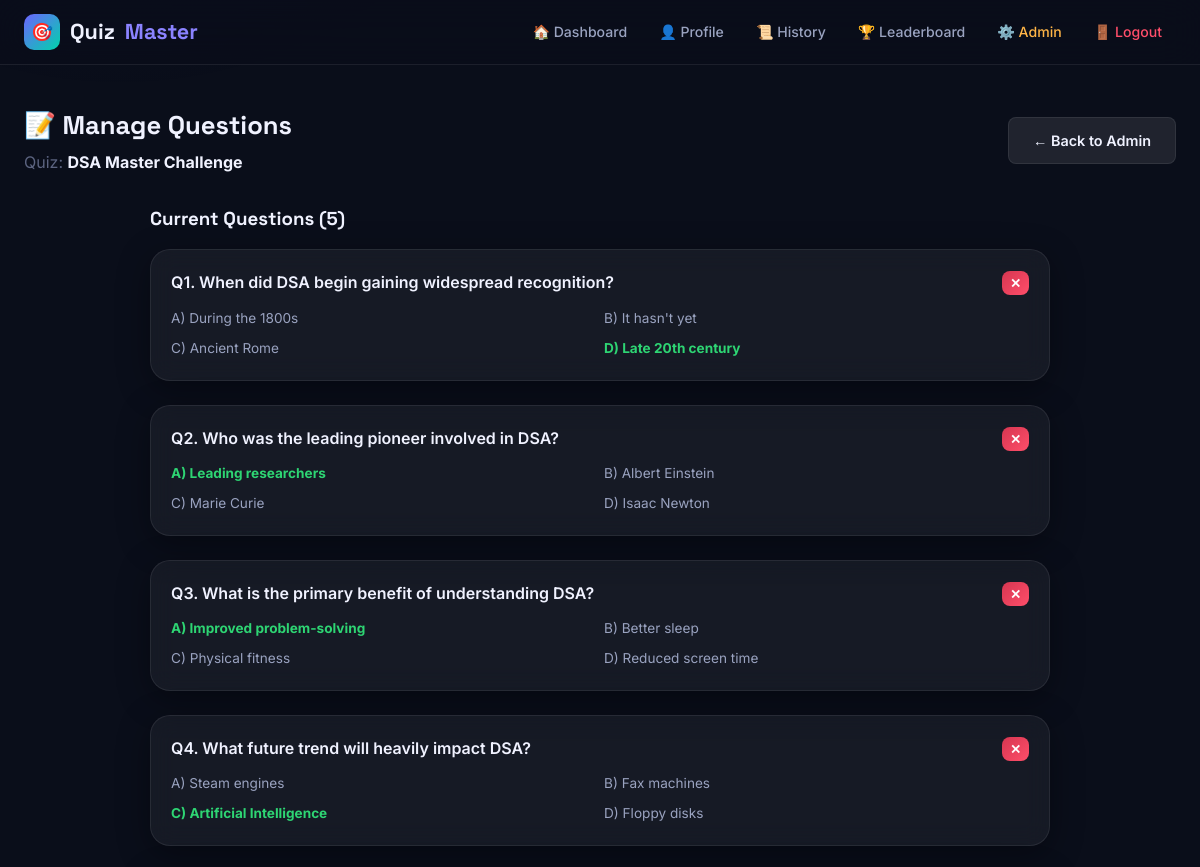
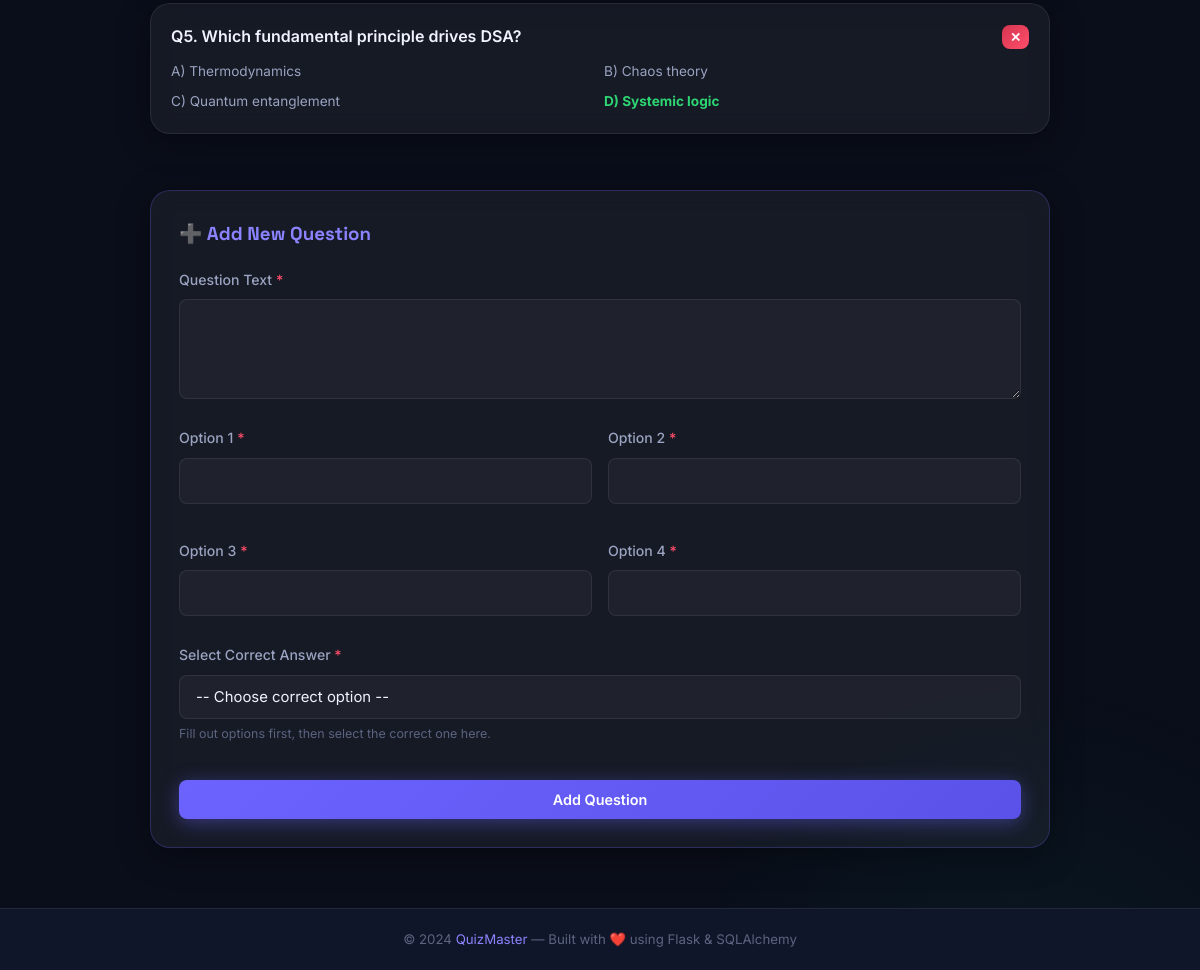
Screenshot of /admin/quiz/6/questions (signed in) with the database file from the repository (2 pictures, top to bottom).
### models.py (models this page shows, shortened)
class Quiz(db.Model):
    __tablename__ = 'quizzes'
    id = db.Column(db.Integer, primary_key=True)
    title = db.Column(db.String(200), nullable=False)
    description = db.Column(db.Text, nullable=False)
    time_limit = db.Column(db.Integer, default=0)  # 0 = no limit, else seconds
    created_at = db.Column(db.DateTime, default=datetime.utcnow)
    questions = db.relationship('Question', backref='quiz', lazy=True, cascade='all, delete-orphan')
    results = db.relationship('Result', backref='quiz', lazy=True, cascade='all, delete-orphan')

class Question(db.Model):
    __tablename__ = 'questions'
    id = db.Column(db.Integer, primary_key=True)
    quiz_id = db.Column(db.Integer, db.ForeignKey('quizzes.id'), nullable=False)
    question_text = db.Column(db.Text, nullable=False)
    option1 = db.Column(db.String(300), nullable=False)
    option2 = db.Column(db.String(300), nullable=False)
    option3 = db.Column(db.String(300), nullable=False)
    option4 = db.Column(db.String(300), nullable=False)
    correct_answer = db.Column(db.String(300), nullable=False)

### app.py (the view, shortened to what this page needs)
@app.route('/admin/quiz/<int:quiz_id>/questions', methods=['GET', 'POST'])
@admin_required
def admin_questions(quiz_id):
    quiz = Quiz.query.get_or_404(quiz_id)
    return render_template('admin_questions.html', quiz=quiz)

### app.py (called while the page is built)
def admin_required(f):
    @wraps(f)
    def decorated(*args, **kwargs):
        if 'user_id' not in session:
            flash('Please log in to continue.', 'warning')
            return redirect(url_for('login'))
        if not session.get('is_admin'):
            flash('Admin access required.', 'danger')
            return redirect(url_for('dashboard'))
        return f(*args, **kwargs)
    return decorated

### templates/admin_questions.html (shortened to what this page needs)
{% extends 'base.html' %}
{% block content %}
<div class="container">
  <div class="admin-header fade-in">
    <div>
      <h1 style="font-family:'Space Grotesk',sans-serif; font-size:1.6rem;">📝 Manage Questions</h1>
      <p style="color:var(--text-muted); margin-top:4px;">Quiz: <strong style="color:var(--text-primary)">{{ quiz.title }}</strong></p>
    </div>
    <a href="{{ url_for('admin') }}" class="btn btn-secondary">← Back to Admin</a>
  </div>
  <div style="display:grid; grid-template-columns: 1fr; gap:32px; max-width:900px; margin:0 auto;" class="admin-q-grid">
    <div>
      <h3 style="font-family:'Space Grotesk',sans-serif; margin-bottom:16px;">Current Questions ({{ quiz.questions|length }})</h3>
      {% if quiz.questions %}
        {% for q in quiz.questions %}
        <div class="card mb-3 fade-in" style="padding:20px; animation-delay:{{ loop.index0 * 0.05 }}s">
          <div style="display:flex; justify-content:space-between; align-items:flex-start; margin-bottom:12px;">
            <div style="font-weight:600;">Q{{ loop.index }}. {{ q.question_text }}</div>
            <form method="POST" action="{{ url_for('delete_question', q_id=q.id) }}">
              <button type="submit" class="btn btn-danger btn-sm confirm-delete" style="padding:4px 8px;">✕</button>
            </form>
          </div>
          <div style="display:grid; grid-template-columns:1fr 1fr; gap:8px; font-size:0.85rem; color:var(--text-secondary);">
            <div style="{% if q.option1 == q.correct_answer %}color:var(--success);font-weight:bold;{% endif %}">A) {{ q.option1 }}</div>
            <div style="{% if q.option2 == q.correct_answer %}color:var(--success);font-weight:bold;{% endif %}">B) {{ q.option2 }}</div>
            <div style="{% if q.option3 == q.correct_answer %}color:var(--success);font-weight:bold;{% endif %}">C) {{ q.option3 }}</div>
            <div style="{% if q.option4 == q.correct_answer %}color:var(--success);font-weight:bold;{% endif %}">D) {{ q.option4 }}</div>
          </div>
        </div>
        {% endfor %}
      {% else %}
        <div class="empty-state card fade-in" style="padding:40px 20px;">
          <p>No questions added yet. Use the form below to add one.</p>
        </div>
      {% endif %}
    </div>
    <div class="card fade-in" style="border-color:var(--accent-glow);">
      <h3 style="font-family:'Space Grotesk',sans-serif; margin-bottom:20px; color:var(--accent-light);">➕ Add New Question</h3>
      <form method="POST" action="{{ url_for('admin_questions', quiz_id=quiz.id) }}" id="add-q-form">
        <div class="form-group">
          <label class="form-label" for="question_text">Question Text <span class="text-danger">*</span></label>
          <textarea id="question_text" name="question_text" class="form-control" rows="2" required></textarea>
        </div>
        <div style="display:grid; grid-template-columns:1fr 1fr; gap:16px;">
          <div class="form-group">
            <label class="form-label" for="opt1">Option 1 <span class="text-danger">*</span></label>
            <input type="text" id="opt1" name="option1" class="form-control q-opt-input" required>
          </div>
          <div class="form-group">
            <label class="form-label" for="opt2">Option 2 <span class="text-danger">*</span></label>
            <input type="text" id="opt2" name="option2" class="form-control q-opt-input" required>
          </div>
          <div class="form-group">
            <label class="form-label" for="opt3">Option 3 <span class="text-danger">*</span></label>
            <input type="text" id="opt3" name="option3" class="form-control q-opt-input" required>
          </div>
          <div class="form-group">
            <label class="form-label" for="opt4">Option 4 <span class="text-danger">*</span></label>
            <input type="text" id="opt4" name="option4" class="form-control q-opt-input" required>
          </div>
        </div>
        <div class="form-group" style="margin-top:8px;">
          <label class="form-label" for="correct_answer">Select Correct Answer <span class="text-danger">*</span></label>
          <select id="correct_answer" name="correct_answer" class="form-control" style="appearance:none; cursor:pointer;" required>
            <option value="">-- Choose correct option --</option>
          </select>
          <div class="form-hint">Fill out options first, then select the correct one here.</div>
        </div>
        <button type="submit" class="btn btn-primary" style="width:100%; margin-top:16px;" id="add-q-btn">Add Question</button>
      </form>
    </div>
  </div>
</div>
{% endblock %}

### static/css/style.css (style rules this page uses)
:root { --bg-primary: #0a0e1a; --bg-secondary: #0f1629; --bg-card: rgba(255,255,255,0.05); --bg-card-hover: rgba(255,255,255,0.09); --accent: #6c63ff; --accent-light: #8b83ff; --accent-glow: rgba(108,99,255,0.25); --accent2: #00d4aa; --accent2-light: #33dfc0; --danger: #ff4e6a; --warning: #ffb547; --success: #2ed573; --info: #4ecdc4; --text-primary: #f0f2ff; --text-secondary: #9aa3c0; --text-muted: #5c6480; --border: rgba(255,255,255,0.08); --border-active: rgba(108,99,255,0.5); --radius-sm: 8px; --radius-md: 14px; --radius-lg: 20px; --radius-xl: 28px; --shadow-card: 0 8px 32px rgba(0,0,0,0.35); --shadow-glow: 0 0 30px rgba(108,99,255,0.2); --shadow-btn: 0 4px 20px rgba(108,99,255,0.4); --transition: all 0.25s cubic-bezier(0.4, 0, 0.2, 1); --transition-slow: all 0.45s cubic-bezier(0.4, 0, 0.2, 1); }
*, *::before, *::after { box-sizing: border-box; margin: 0; padding: 0; }
html { scroll-behavior: smooth; }
body { font-family: 'Inter', sans-serif; background: var(--bg-primary); color: var(--text-primary); min-height: 100vh; line-height: 1.6; overflow-x: hidden; }
body::before { content: ''; position: fixed; top: -50%; left: -20%; width: 60%; height: 60%; background: radial-gradient(circle, rgba(108,99,255,0.08) 0%, transparent 70%); pointer-events: none; z-index: 0; }
body::after { content: ''; position: fixed; bottom: -30%; right: -10%; width: 50%; height: 50%; background: radial-gradient(circle, rgba(0,212,170,0.06) 0%, transparent 70%); pointer-events: none; z-index: 0; }
a { color: var(--accent-light); text-decoration: none; transition: var(--transition); }
.container { width: 100%; max-width: 1200px; margin: 0 auto; padding: 0 24px; }
.card { background: var(--bg-card); backdrop-filter: blur(12px); border: 1px solid var(--border); border-radius: var(--radius-lg); padding: 28px; transition: var(--transition); box-shadow: var(--shadow-card); }
.btn { display: inline-flex; align-items: center; justify-content: center; gap: 8px; padding: 11px 24px; border-radius: var(--radius-sm); font-size: 0.9rem; font-weight: 600; border: none; cursor: pointer; transition: var(--transition); text-decoration: none; font-family: 'Inter', sans-serif; }
.btn-primary { background: linear-gradient(135deg, var(--accent), #5a52e8); color: #fff; box-shadow: var(--shadow-btn); }
.btn-secondary { background: var(--bg-card-hover); color: var(--text-primary); border: 1px solid var(--border); }
.btn-danger { background: linear-gradient(135deg, #d63651, var(--danger)); color: #fff; }
.btn-sm { padding: 7px 16px; font-size: 0.82rem; }
.form-group { margin-bottom: 20px; }
.form-label { display: block; margin-bottom: 8px; font-size: 0.88rem; font-weight: 500; color: var(--text-secondary); }
.form-control { width: 100%; padding: 13px 16px; background: rgba(255,255,255,0.04); border: 1px solid var(--border); border-radius: var(--radius-sm); color: var(--text-primary); font-size: 0.93rem; font-family: 'Inter', sans-serif; transition: var(--transition); outline: none; }
.form-control::placeholder { color: var(--text-muted); }
textarea.form-control { resize: vertical; min-height: 100px; }
.form-hint { font-size: 0.78rem; color: var(--text-muted); margin-top: 5px; }
.admin-header { display: flex; align-items: center; justify-content: space-between; margin-bottom: 28px; flex-wrap: wrap; gap: 16px; }
.text-danger { color: var(--danger); }
.mb-3 { margin-bottom: 24px; }
.fade-in { animation: fadeIn 0.5s ease forwards; }

### rows the page displays
Quiz: title "DSA Master Challenge"
Question: question_text "When did DSA begin gaining widespread recognition?", option1 "During the 1800s", option2 "It hasn't yet", option3 "Ancient Rome", option4 "Late 20th century"
Question: question_text "Who was the leading pioneer involved in DSA?", option1 "Leading researchers", option2 "Albert Einstein", option3 "Marie Curie", option4 "Isaac Newton"
Question: question_text "What is the primary benefit of understanding DSA?", option1 "Improved problem-solving", option2 "Better sleep", option3 "Physical fitness", option4 "Reduced screen time"
Question: question_text "What future trend will heavily impact DSA?", option1 "Steam engines", option2 "Fax machines", option3 "Artificial Intelligence", option4 "Floppy disks"
Question: question_text "Which fundamental principle drives DSA?", option1 "Thermodynamics", option2 "Chaos theory", option3 "Quantum entanglement", option4 "Systemic logic"

### other values shown
{{ quiz.questions|length }} "5"
